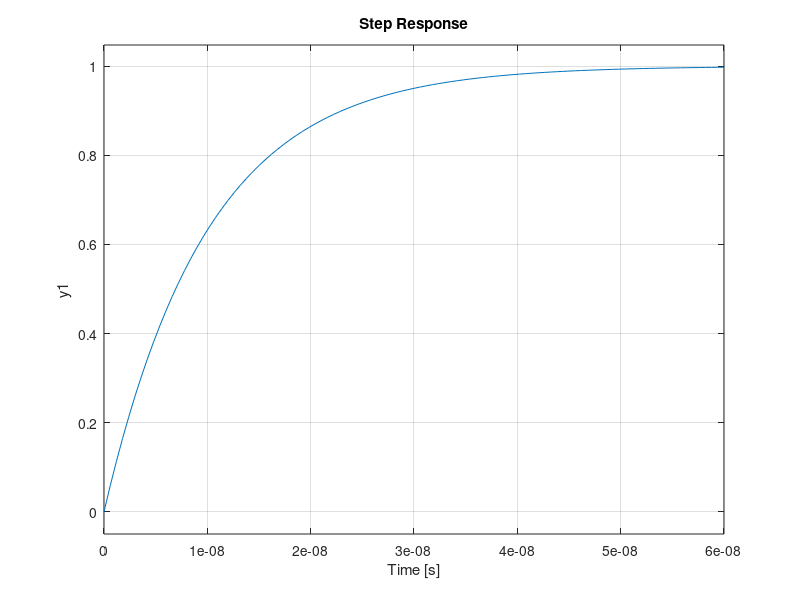

The MATLAB source for this figure:
clear all;
clc;
zeta = 0.06625;
wn = 10^4;
num =wn*wn;
den =[1 wn^2];
G=tf(num,den)
step(G);
%title('Step Response Of A System');
%[r,p,c]=residue(num,den);
%w = logspace(0)